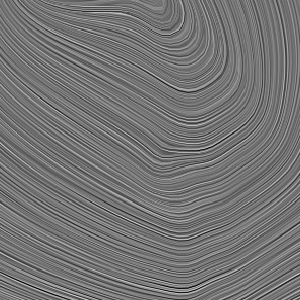

Recreate this plot in Python.
#!/usr/bin/env python

# Test vtkStructuredGridLIC2D with an X-direction slice.

import vtkmodules.vtkInteractionStyle  # noqa: F401
import vtkmodules.vtkRenderingOpenGL2  # noqa: F401

import os

from vtkmodules.vtkCommonDataModel import vtkImageData, vtkStructuredGrid
from vtkmodules.vtkFiltersExtraction import vtkExtractGrid
from vtkmodules.vtkFiltersGeometry import vtkDataSetSurfaceFilter
from vtkmodules.vtkImagingCore import vtkImageShiftScale
from vtkmodules.vtkIOImage import vtkPNGReader
from vtkmodules.vtkIOXML import vtkXMLStructuredGridReader
from vtkmodules.vtkRenderingCore import (
    vtkActor,
    vtkPolyDataMapper,
    vtkRenderWindow,
    vtkRenderWindowInteractor,
    vtkRenderer,
    vtkTexture,
)
from vtkmodules.vtkRenderingLICOpenGL2 import vtkStructuredGridLIC2D

# Parameters
magnification = 8
num_steps = 100
slice_dir = 0  # X slice
slice_idx = 98
zoom_factor = 3.0

# Read structured grid data
data_dir = os.environ.get("VPE_DATA_DIR", os.path.dirname(os.path.abspath(__file__)))
reader = vtkXMLStructuredGridReader()
reader.SetFileName(os.path.join(data_dir, "timestep_0_15.vts"))
reader.Update()

# Determine VOI based on slice direction
extent = list(reader.GetOutput().GetExtent())
voi = list(extent)

# X slice (YZ plane)
voi[0] = voi[1] = max(extent[0], min(extent[0] + slice_idx, extent[1]))

# Extract slice
extract_voi = vtkExtractGrid()
extract_voi.SetInputConnection(reader.GetOutputPort())
extract_voi.SetVOI(voi)

# Renderer
renderer = vtkRenderer()

# Render window (functional exception: Render() needed for OpenGL context)
render_window = vtkRenderWindow()
render_window.AddRenderer(renderer)
render_window.Render()

# Read noise texture
noise_reader = vtkPNGReader()
noise_reader.SetFileName(os.path.join(data_dir, "noise.png"))

# Apply structured grid LIC
lic_filter = vtkStructuredGridLIC2D()
if lic_filter.SetContext(render_window) == 0:
    print("WARNING: Required OpenGL extensions not supported, skipping.")
else:
    lic_filter.SetInputConnection(extract_voi.GetOutputPort())
    lic_filter.SetInputConnection(1, noise_reader.GetOutputPort(0))
    lic_filter.SetSteps(num_steps)
    lic_filter.SetStepSize(0.01 / magnification)
    lic_filter.SetMagnification(magnification)

    # Process single partition
    lic_filter.UpdatePiece(0, 1, 0)
    if lic_filter.GetFBOSuccess() == 0 or lic_filter.GetLICSuccess() == 0:
        print("WARNING: LIC computation failed, skipping.")
    else:
        # Get LIC image output
        lic_image = vtkImageData()
        lic_image.ShallowCopy(lic_filter.GetOutputDataObject(1))

        scalar_range = lic_image.GetPointData().GetScalars().GetRange()

        # Scale to unsigned char for texture
        caster = vtkImageShiftScale()
        caster.SetInputData(lic_image)
        caster.SetOutputScalarTypeToUnsignedChar()
        caster.SetShift(-scalar_range[0])
        if scalar_range[1] - scalar_range[0] > 0:
            caster.SetScale(255.0 / (scalar_range[1] - scalar_range[0]))
        caster.Update()

        texture = vtkTexture()
        texture.SetInputConnection(caster.GetOutputPort())

        # Get geometry output
        lic_geometry = vtkStructuredGrid()
        lic_geometry.ShallowCopy(lic_filter.GetOutput(0))

        surface_filter = vtkDataSetSurfaceFilter()
        surface_filter.SetInputData(lic_geometry)

        surface_mapper = vtkPolyDataMapper()
        surface_mapper.SetInputConnection(surface_filter.GetOutputPort())
        surface_mapper.SetScalarVisibility(0)

        surface_actor = vtkActor()
        surface_actor.SetMapper(surface_mapper)
        surface_actor.SetTexture(texture)
        renderer.AddActor(surface_actor)

    # Scene
    renderer.SetBackground(0.2, 0.1, 0.2)
    renderer.ResetCamera()
    camera = renderer.GetActiveCamera()
    camera.Zoom(zoom_factor)
    camera.Azimuth(90)

    render_window.SetWindowName("structuredgrid lic2 dx slice")

    # Interactor
    interactor = vtkRenderWindowInteractor()
    interactor.SetRenderWindow(render_window)

    interactor.Initialize()
    interactor.Start()
